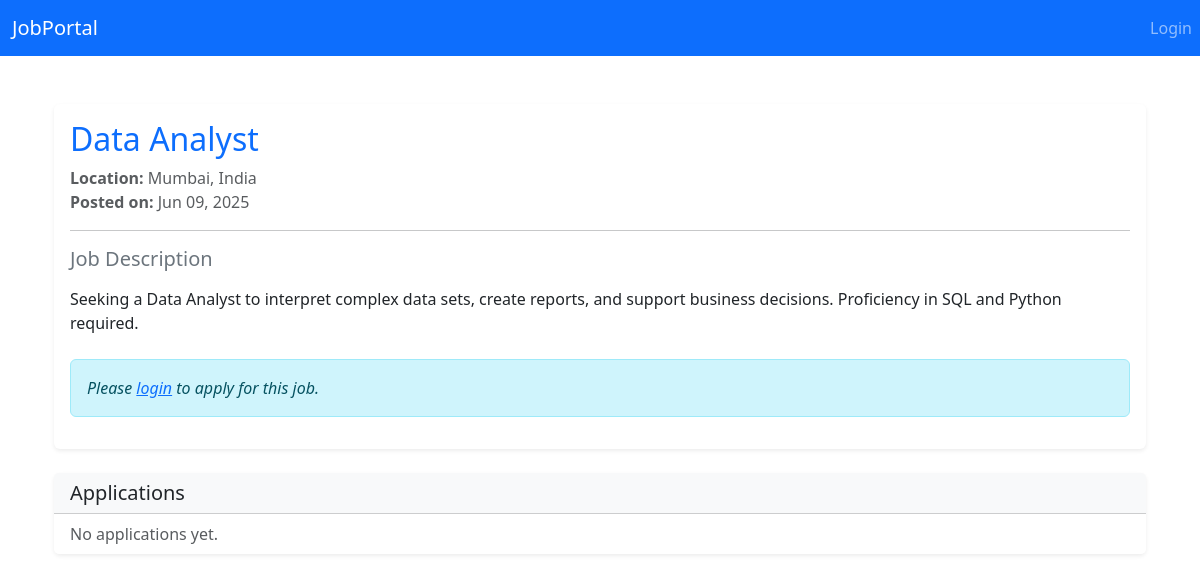
Before: /job/5/ with the older database file.
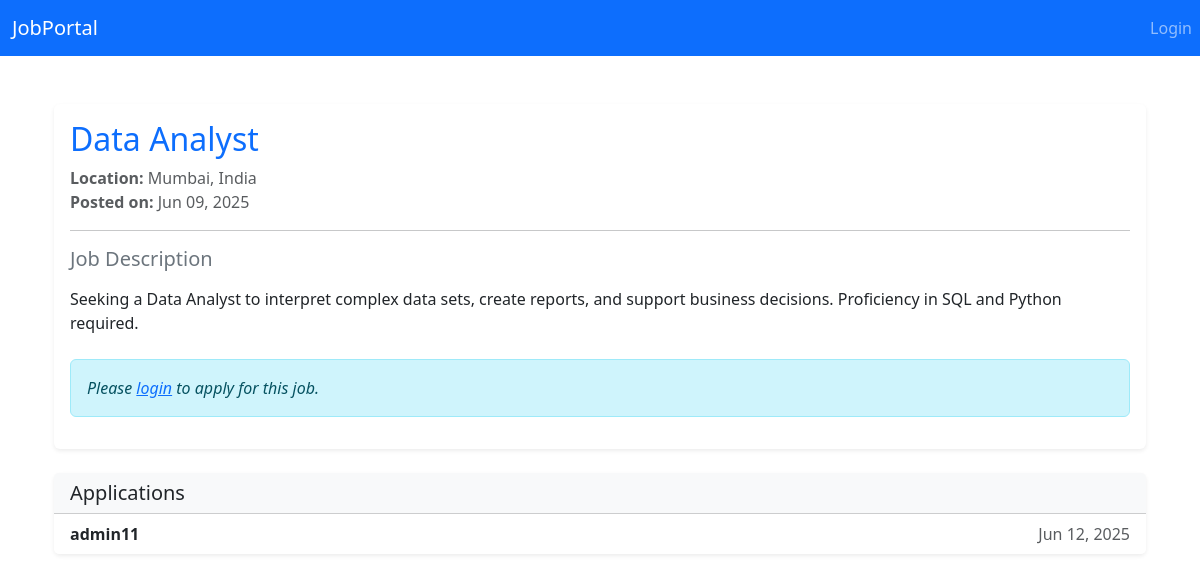
After: the same page with the newer database file.
### core/models.py (models this page shows, shortened)
class Application(models.Model):
    STATUS_CHOICES = [
        ('P', 'Pending'),
        ('A', 'Accepted'),
        ('R', 'Rejected'),
    ]
    job = models.ForeignKey(Job, on_delete=models.CASCADE, related_name='applications')
    applicant = models.ForeignKey(User, on_delete=models.CASCADE, related_name='applications')
    resume = models.FileField(upload_to='resumes/', validators=[validate_resume])
    cover_letter = models.TextField(blank=True)
    applied_at = models.DateTimeField(auto_now_add=True)
    status = models.CharField(max_length=1, choices=STATUS_CHOICES, default='P')
    class Meta:
        ordering = ['-applied_at']

### core/views.py (the view)
# urls.py: path('job/<int:pk>/', views.job_detail, name='job_detail'),
def job_detail(request, pk):
    job = get_object_or_404(Job, pk=pk)
    return render(request, 'core/job_detail.html', {'job': job})

### core/templates/core/job_detail.html
{% extends 'core/base.html' %}
{% load static %}
{% block content %}
<div class="container mt-5">
  <div class="card shadow-sm border-0 rounded">
    <div class="card-body">
      <h2 class="card-title text-primary">{{ job.title }}</h2>
      <div class="mb-3 text-muted">
        <strong>Location:</strong> {{ job.location }}<br>
        <strong>Posted on:</strong> {{ job.created_at|date:"M d, Y" }}
      </div>
      <hr>
      <div class="mb-4">
        <h5 class="text-secondary">Job Description</h5>
        <p class="lead">{{ job.description|linebreaks }}</p>
      </div>
      {% if user.is_authenticated %}
      {% if user.is_authenticated %}
      <a href="{% url 'apply_job' job.pk %}?next={{ request.get_full_path }}">Apply Now</a>
      {% else %}
      <a href="{% url 'login' %}?next={% url 'apply_job' job.pk %}">Login to apply</a>
      {% endif %}
      {% else %}
      <div class="alert alert-info mt-3">
        <em>Please <a href="{% url 'login' %}">login</a> to apply for this job.</em>
      </div>
      {% endif %}
    </div>
  </div>
  <div class="card mt-4 border-0 shadow-sm">
    <div class="card-header bg-light">
      <h5 class="mb-0">Applications</h5>
    </div>
    <ul class="list-group list-group-flush">
      {% for app in job.applications.all %}
      <li class="list-group-item d-flex justify-content-between align-items-center">
        <strong>{{ app.applicant.username }}</strong>
        <span class="text-muted">{{ app.applied_at|date:"M d, Y" }}</span>
      </li>
      {% empty %}
      <li class="list-group-item text-muted">No applications yet.</li>
      {% endfor %}
    </ul>
  </div>
</div>
{% endblock %}

Changed rows visible on the page:
added Application: applicant.username "admin11", applied_at "Jun 12, 2025"
Other visible differences:
text no longer shown: "No applications yet."
